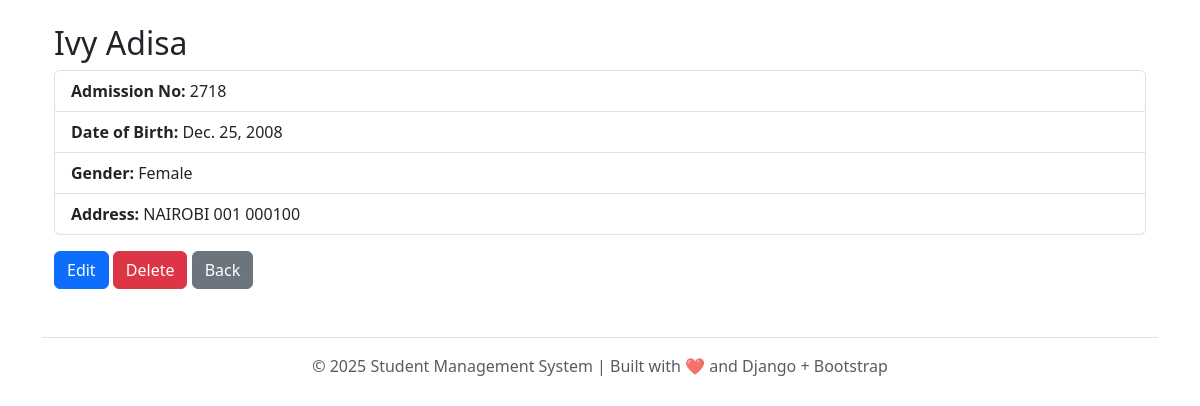
The app's page /student/students/1/ (signed in) with its own data.
### student/models.py (models this page shows, shortened)
class Student(models.Model):
    GENDER_CHOICES = [
        ('M', 'Male'),
        ('F', 'Female'),
    ]
    admission_number = models.CharField( max_length = 20, unique= True)
    first_name = models.CharField(max_length= 100 )
    last_name = models.CharField(max_length= 100 )
    dob = models.DateField()
    gender = models.CharField(max_length=1, choices= GENDER_CHOICES )
    address = models.TextField(blank=True, null=True)
    created_at = models.DateTimeField(auto_now_add=True)

### student/views.py (the view)
# urls.py: path('students/<int:pk>/', views.student_detail, name='student_detail'),
@login_required(login_url='login')
def student_detail(request, pk):
    student = get_object_or_404(Student, pk=pk)
    return render(request, 'student/student_detail.html', {'student': student})

### student/templates/student/student_detail.html
{% extends 'base.html' %}
{% block content %}
<div class="container mt-4">
  <h2>{{ student.first_name }} {{ student.last_name }}</h2>
  <ul class="list-group">
    <li class="list-group-item"><strong>Admission No:</strong> {{ student.admission_number }}</li>
    <li class="list-group-item"><strong>Date of Birth:</strong> {{ student.dob }}</li>
    <li class="list-group-item"><strong>Gender:</strong> {{ student.get_gender_display }}</li>
    <li class="list-group-item"><strong>Address:</strong> {{ student.address }}</li>
  </ul>
  <a href="{% url 'student_update' student.pk %}" class="btn btn-primary mt-3">Edit</a>
  <a href="{% url 'student_delete' student.pk %}" class="btn btn-danger mt-3">Delete</a>
  <a href="{% url 'student_list' %}" class="btn btn-secondary mt-3">Back</a>
</div>
{% endblock %}

### records on screen
Student: first_name "Ivy", last_name "Adisa", admission_number "2718", dob "Dec. 25, 2008", gender "Female", address "NAIROBI 001 000100"

### other values on screen
{{ year|default:2025 }} "2025"
